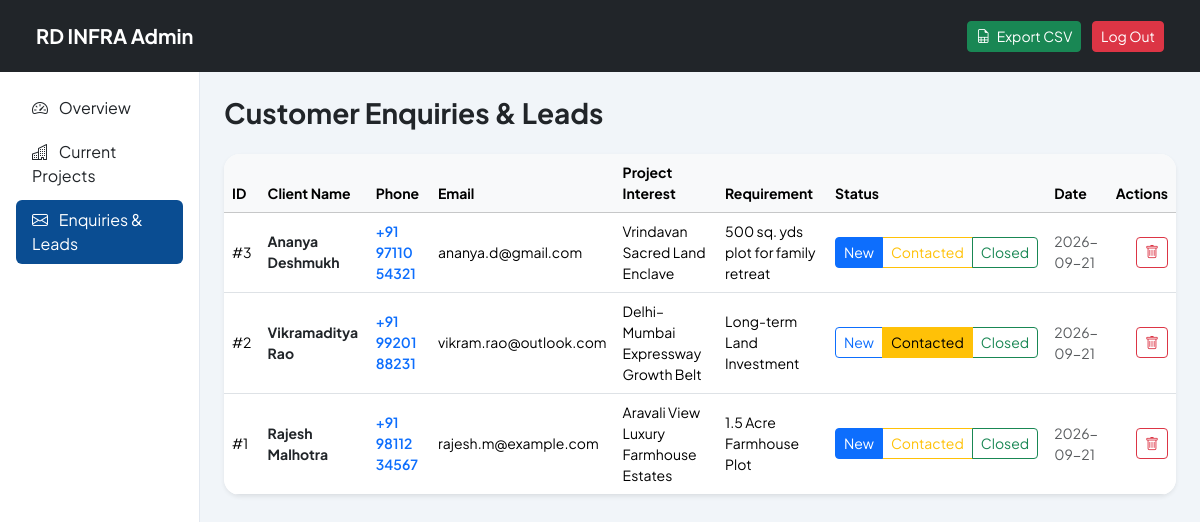
Page /admin/enquiries.php (signed in) on the committed database.
### tables this page shows
CREATE TABLE IF NOT EXISTS `enquiries` (
  `id` INT AUTO_INCREMENT PRIMARY KEY,
  `name` VARCHAR(150) NOT NULL,
  `phone` VARCHAR(50) NOT NULL,
  `email` VARCHAR(150) DEFAULT NULL,
  `project` VARCHAR(255) NOT NULL,
  `requirement` VARCHAR(150) NOT NULL,
  `message` TEXT DEFAULT NULL,
  `status` ENUM('new', 'contacted', 'closed') DEFAULT 'new',
  `created_at` TIMESTAMP DEFAULT CURRENT_TIMESTAMP
);

### config/config.php (called while the page is built, shortened)
<?php
function sanitize($input) {
    return htmlspecialchars(trim($input ?? ''), ENT_QUOTES, 'UTF-8');
}
?>

### admin/enquiries.php (the view, shortened to what this page needs)
<?php
require_once __DIR__ . '/../config/config.php';
require_once __DIR__ . '/../config/db.php';
$enquiries = $pdo->query("SELECT * FROM enquiries ORDER BY id DESC")->fetchAll();
?>
<!DOCTYPE html>
<html lang="en">
<head>
  <link href="https://cdn.jsdelivr.net/npm/bootstrap@5.3.2/dist/css/bootstrap.min.css" rel="stylesheet">
  <link rel="stylesheet" href="https://cdn.jsdelivr.net/npm/bootstrap-icons@1.11.3/font/bootstrap-icons.min.css">
</head>
<body>
<nav class="navbar navbar-dark bg-dark px-4 py-3 sticky-top">
  <div class="container-fluid">
    <a class="navbar-brand fw-bold" href="dashboard.php">RD INFRA Admin</a>
    <div>
      <a href="enquiries.php?export=csv" class="btn btn-success btn-sm me-2">
        <i class="bi bi-file-earmark-spreadsheet me-1"></i> Export CSV
      </a>
      <a href="logout.php" class="btn btn-danger btn-sm">Log Out</a>
    </div>
  </div>
</nav>
<div class="container-fluid">
  <div class="row">
    <div class="col-md-3 col-lg-2 sidebar p-3">
      <ul class="nav nav-pills flex-column gap-1">
        <li class="nav-item"><a class="nav-link text-dark" href="dashboard.php"><i class="bi bi-speedometer2 me-2"></i> Overview</a></li>
        <li class="nav-item"><a class="nav-link text-dark" href="projects.php"><i class="bi bi-buildings me-2"></i> Current Projects</a></li>
        <li class="nav-item"><a class="nav-link active bg-primary" style="background-color: #0A4D92 !important;" href="enquiries.php"><i class="bi bi-envelope me-2"></i> Enquiries & Leads</a></li>
      </ul>
    </div>
    <div class="col-md-9 col-lg-10 p-4">
      <h3 class="fw-bold text-dark mb-4">Customer Enquiries & Leads</h3>
      <div class="card border-0 shadow-sm rounded-4 overflow-hidden bg-white">
        <div class="table-responsive">
          <table class="table table-hover align-middle mb-0 small">
            <thead class="table-light">
              <tr>
                <th>ID</th>
                <th>Client Name</th>
                <th>Phone</th>
                <th>Email</th>
                <th>Project Interest</th>
                <th>Requirement</th>
                <th>Status</th>
                <th>Date</th>
                <th class="text-end">Actions</th>
              </tr>
            </thead>
            <tbody>
              <?php foreach ($enquiries as $e): ?>
                <tr>
                  <td>#<?php echo $e['id']; ?></td>
                  <td class="fw-bold text-dark"><?php echo sanitize($e['name']); ?></td>
                  <td><a href="tel:<?php echo sanitize($e['phone']); ?>" class="text-decoration-none fw-semibold"><?php echo sanitize($e['phone']); ?></a></td>
                  <td><?php echo sanitize($e['email'] ?? '—'); ?></td>
                  <td><?php echo sanitize($e['project']); ?></td>
                  <td><?php echo sanitize($e['requirement']); ?></td>
                  <td>
                    <div class="btn-group btn-group-sm">
                      <a href="enquiries.php?action=update_status&id=<?php echo $e['id']; ?>&status=new" class="btn btn-outline-primary <?php echo $e['status'] === 'new' ? 'active' : ''; ?>">New</a>
                      <a href="enquiries.php?action=update_status&id=<?php echo $e['id']; ?>&status=contacted" class="btn btn-outline-warning <?php echo $e['status'] === 'contacted' ? 'active' : ''; ?>">Contacted</a>
                      <a href="enquiries.php?action=update_status&id=<?php echo $e['id']; ?>&status=closed" class="btn btn-outline-success <?php echo $e['status'] === 'closed' ? 'active' : ''; ?>">Closed</a>
                    </div>
                  </td>
                  <td class="text-muted"><?php echo substr($e['created_at'], 0, 10); ?></td>
                  <td class="text-end">
                    <a href="enquiries.php?action=delete&id=<?php echo $e['id']; ?>" class="btn btn-outline-danger btn-sm" onclick="return confirm('Delete this enquiry?');">
                      <i class="bi bi-trash"></i>
                    </a>
                  </td>
                </tr>
              <?php endforeach; ?>
            </tbody>
          </table>
        </div>
      </div>
    </div>
  </div>
</div>
</body>
</html>

### admin/enquiries.php (style rules this page uses)
body { font-family: 'Plus Jakarta Sans', sans-serif; background-color: #f1f5f9; }
.sidebar { min-height: calc(100vh - 65px); background: #ffffff; border-right: 1px solid #e2e8f0; }

### rows in the picture
enquiries: id "3", name "Ananya Deshmukh", phone "+91 97110 54321", email "ananya.d@gmail.com", project "Vrindavan Sacred Land Enclave", requirement "500 sq. yds plot for family retreat", created_at "2026-09-21"
enquiries: id "2", name "Vikramaditya Rao", phone "+91 99201 88231", email "vikram.rao@outlook.com", project "Delhi–Mumbai Expressway Growth Belt", requirement "Long-term Land Investment", created_at "2026-09-21"
enquiries: id "1", name "Rajesh Malhotra", phone "+91 98112 34567", email "rajesh.m@example.com", project "Aravali View Luxury Farmhouse Estates", requirement "1.5 Acre Farmhouse Plot", created_at "2026-09-21"
